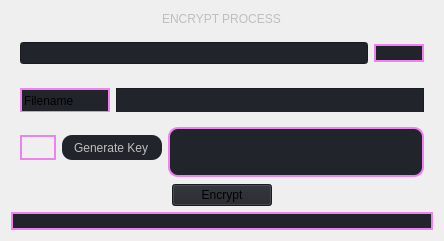
                          <widget class="QWidget" name="block_input_widget" native="true">
                           <layout class="QVBoxLayout" name="verticalLayout_16">
                            <item>
                             <widget class="QLineEdit" name="block_encrypt_process">
                              <property name="enabled">
                               <bool>false</bool>
                              </property>
                              <property name="styleSheet">
                               <string notr="true">background-color: transparent;
border: none;</string>
                              </property>
                              <property name="text">
                               <string>ENCRYPT PROCESS</string>
                              </property>
                              <property name="alignment">
                               <set>Qt::AlignCenter</set>
                              </property>
                              <property name="readOnly">
                               <bool>true</bool>
                              </property>
                             </widget>
                            </item>
                            <item>
                             <widget class="QWidget" name="block_encrypt_filesearch_widget" native="true">
                              <layout class="QHBoxLayout" name="horizontalLayout_18">
                               <item>
                                <widget class="QLineEdit" name="block_encrypt_filepath">
                                 <property name="enabled">
                                  <bool>true</bool>
                                 </property>
                                 <property name="styleSheet">
                                  <string notr="true">background-color: rgb(33, 37, 43);</string>
                                 </property>
                                 <property name="readOnly">
                                  <bool>false</bool>
                                 </property>
                                </widget>
                               </item>
                               <item>
                                <widget class="QPushButton" name="block_encrypt_filepath_btn">
                                 <property name="minimumSize">
                                  <size>
                                   <width>50</width>
                                   <height>0</height>
                                  </size>
                                 </property>
                                 <property name="maximumSize">
                                  <size>
                                   <width>50</width>
                                   <height>16777215</height>
                                  </size>
                                 </property>
                                 <property name="styleSheet">
                                  <string notr="true">background-color: rgb(33, 37, 43);
border: 2px solid violet;
</string>
                                 </property>
                                 <property name="text">
                                  <string/>
                                 </property>
                                 <property name="icon">
                                  <iconset resource="resources.qrc">
                                   <normaloff>:/icons/images/icons/cil-folder-open.png</normaloff>:/icons/images/icons/cil-folder-open.png</iconset>
                                 </property>
                                </widget>
                               </item>
                              </layout>
                             </widget>
                            </item>
                            <item>
                             <widget class="QWidget" name="block_encrypt_filename_widget" native="true">
                              <property name="minimumSize">
                               <size>
                                <width>0</width>
                                <height>33</height>
                               </size>
                              </property>
                              <property name="maximumSize">
                               <size>
                                <width>16777215</width>
                                <height>33</height>
                               </size>
                              </property>
                              <layout class="QHBoxLayout" name="horizontalLayout_17">
                               <item>
                                <widget class="QLineEdit" name="block_encrypt_filename_tittle">
                                 <property name="sizePolicy">
                                  <sizepolicy hsizetype="Fixed" vsizetype="Fixed">
                                   <horstretch>0</horstretch>
                                   <verstretch>0</verstretch>
                                  </sizepolicy>
                                 </property>
                                 <property name="minimumSize">
                                  <size>
                                   <width>90</width>
                                   <height>25</height>
                                  </size>
                                 </property>
                                 <property name="maximumSize">
                                  <size>
                                   <width>90</width>
                                   <height>25</height>
                                  </size>
                                 </property>
                                 <property name="styleSheet">
                                  <string notr="true">background-color: rgb(33, 37, 43);
border: 2px solid violet;
</string>
                                 </property>
                                 <property name="text">
                                  <string>Filename</string>
                                 </property>
                                </widget>
                               </item>
                               <item>
                                <widget class="QTextEdit" name="block_encrypt_filename">
                                 <property name="minimumSize">
                                  <size>
                                   <width>0</width>
                                   <height>25</height>
                                  </size>
                                 </property>
                                 <property name="maximumSize">
                                  <size>
                                   <width>16777215</width>
                                   <height>25</height>
                                  </size>
                                 </property>
                                 <property name="styleSheet">
                                  <string notr="true">background-color: rgb(33, 37, 43);</string>
                                 </property>
                                </widget>
                               </item>
                              </layout>
                             </widget>
                            </item>
                            <item>
                             <widget class="QWidget" name="block_generate_key_widget" native="true">
                              <property name="minimumSize">
                               <size>
                                <width>0</width>
                                <height>60</height>
                               </size>
                              </property>
                              <property name="maximumSize">
                               <size>
                                <width>16777215</width>
                                <height>60</height>
                               </size>
                              </property>
                              <layout class="QHBoxLayout" name="horizontalLayout_14">
                               <item>
                                <widget class="QPushButton" name="block_generate_key_btn">
                                 <property name="minimumSize">
                                  <size>
                                   <width>0</width>
                                   <height>25</height>
                                  </size>
                                 </property>
                                 <property name="maximumSize">
                                  <size>
                                   <width>16777215</width>
                                   <height>25</height>
                                  </size>
                                 </property>
                                 <property name="styleSheet">
                                  <string notr="true">border: 2px solid violet;</string>
                                 </property>
                                 <property name="text">
                                  <string/>
                                 </property>
                                 <property name="icon">
                                  <iconset resource="resources.qrc">
                                   <normaloff>:/icons/images/icons/cil-caret-right.png</normaloff>:/icons/images/icons/cil-caret-right.png</iconset>
                                 </property>
                                </widget>
                               </item>
                               <item>
                                <widget class="QLineEdit" name="block_geenerate_key_message">
                                 <property name="enabled">
                                  <bool>false</bool>
                                 </property>
                                 <property name="minimumSize">
                                  <size>
                                   <width>100</width>
                                   <height>25</height>
                                  </size>
                                 </property>
                                 <property name="maximumSize">
                                  <size>
                                   <width>100</width>
                                   <height>25</height>
                                  </size>
                                 </property>
                                 <property name="styleSheet">
                                  <string notr="true">background-color: rgb(33, 37, 43);
border: nonet;
border-radius: 10px;</string>
                                 </property>
                                 <property name="text">
                                  <string>Generate Key</string>
                                 </property>
                                 <property name="alignment">
                                  <set>Qt::AlignCenter</set>
                                 </property>
                                 <property name="readOnly">
                                  <bool>true</bool>
                                 </property>
                                </widget>
                               </item>
                               <item>
                                <widget class="QTextEdit" name="block_generate_key_output">
                                 <property name="minimumSize">
                                  <size>
                                   <width>0</width>
                                   <height>50</height>
                                  </size>
                                 </property>
                                 <property name="maximumSize">
                                  <size>
                                   <width>16777215</width>
                                   <height>50</height>
                                  </size>
                                 </property>
                                 <property name="styleSheet">
                                  <string notr="true">background-color: rgb(33, 37, 43);
border: 2px solid violet;
border-radius: 10px;</string>
                                 </property>
                                </widget>
                               </item>
                              </layout>
                             </widget>
                            </item>
                            <item alignment="Qt::AlignHCenter">
                             <widget class="QPushButton" name="block_encrypt_btn">
                              <property name="sizePolicy">
                               <sizepolicy hsizetype="Fixed" vsizetype="Expanding">
                                <horstretch>0</horstretch>
                                <verstretch>0</verstretch>
                               </sizepolicy>
                              </property>
                              <property name="minimumSize">
                               <size>
                                <width>100</width>
                                <height>0</height>
                               </size>
                              </property>
                              <property name="maximumSize">
                               <size>
                                <width>500</width>
                                <height>40</height>
                               </size>
                              </property>
                              <property name="styleSheet">
                               <string notr="true">background-color: rgb(33, 37, 43);</string>
                              </property>
                              <property name="text">
                               <string>Encrypt</string>
                              </property>
                              <property name="icon">
                               <iconset resource="resources.qrc">
                                <normaloff>:/icons/images/icons/cil-lock-locked.png</normaloff>:/icons/images/icons/cil-lock-locked.png</iconset>
                              </property>
                             </widget>
                            </item>
                            <item>
                             <widget class="QLabel" name="block_encrypt_output">
                              <property name="sizePolicy">
                               <sizepolicy hsizetype="Expanding" vsizetype="Expanding">
                                <horstretch>0</horstretch>
                                <verstretch>0</verstretch>
                               </sizepolicy>
                              </property>
                              <property name="styleSheet">
                               <string notr="true">background-color: rgb(33, 37, 43);
border: 2px solid violet;
</string>
                              </property>
                              <property name="text">
                               <string/>
                              </property>
                              <property name="alignment">
                               <set>Qt::AlignCenter</set>
                              </property>
                             </widget>
                            </item>
                           </layout>
                          </widget>
